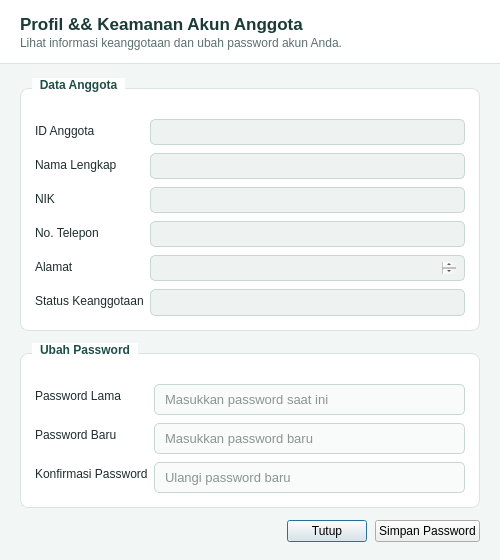
<?xml version="1.0" encoding="UTF-8"?>
<ui version="4.0">
 <class>DialogProfilAnggota</class>
 <widget class="QDialog" name="DialogProfilAnggota">
  <property name="geometry">
   <rect>
    <x>0</x>
    <y>0</y>
    <width>500</width>
    <height>560</height>
   </rect>
  </property>
  <property name="minimumSize">
   <size>
    <width>450</width>
    <height>520</height>
   </size>
  </property>
  <property name="windowTitle">
   <string>Profil Anggota</string>
  </property>
  <property name="styleSheet">
   <string notr="true">QDialog {
    background-color: #F2F6F5;
    font-family: "Segoe UI", "Helvetica Neue", Arial, sans-serif;
    color: #1E2D2B;
    font-size: 13px;
}

QFrame#frameDialogHeader {
    background-color: #FFFFFF;
    border-bottom: 1px solid #D9E4E1;
}

QLabel#lblDialogTitle {
    color: #1B3B36;
    font-size: 17px;
    font-weight: bold;
}

QLabel#lblDialogSubtitle {
    color: #5C706C;
    font-size: 12px;
}

QGroupBox {
    background-color: #FFFFFF;
    border: 1px solid #D9E4E1;
    border-radius: 8px;
    margin-top: 10px;
    padding-top: 14px;
    font-weight: bold;
    color: #1B3B36;
}

QGroupBox::title {
    subcontrol-origin: margin;
    left: 12px;
    padding: 0 6px;
    background-color: #FFFFFF;
    color: #1F4E46;
}

QLabel {
    color: #1E2D2B;
}

QLineEdit, QPlainTextEdit {
    background-color: #F9FBFA;
    border: 1px solid #C8D7D3;
    border-radius: 5px;
    padding: 6px 8px;
    color: #1E2D2B;
    font-size: 13px;
}

QLineEdit:focus, QPlainTextEdit:focus {
    border: 1px solid #2A7B6F;
    background-color: #FFFFFF;
}

QLineEdit:read-only, QPlainTextEdit:read-only {
    background-color: #EEF3F1;
    color: #5C706C;
}

QPushButton[btnType="primary"] {
    background-color: #266D61;
    color: #FFFFFF;
    border: none;
    border-radius: 5px;
    padding: 7px 14px;
    font-weight: bold;
}

QPushButton[btnType="primary"]:hover {
    background-color: #1F5B51;
}

QPushButton[btnType="neutral"] {
    background-color: #EDF3F1;
    color: #2B423E;
    border: 1px solid #C8D7D3;
    border-radius: 5px;
    padding: 7px 14px;
}

QPushButton[btnType="neutral"]:hover {
    background-color: #DFEAE6;
}</string>
  </property>
  <layout class="QVBoxLayout" name="layoutProfilRoot">
   <property name="spacing">
    <number>0</number>
   </property>
   <property name="leftMargin">
    <number>0</number>
   </property>
   <property name="topMargin">
    <number>0</number>
   </property>
   <property name="rightMargin">
    <number>0</number>
   </property>
   <property name="bottomMargin">
    <number>0</number>
   </property>
   <item>
    <widget class="QFrame" name="frameDialogHeader">
     <property name="frameShape">
      <enum>QFrame::NoFrame</enum>
     </property>
     <layout class="QVBoxLayout" name="layoutDialogHeader">
      <property name="spacing">
       <number>2</number>
      </property>
      <property name="leftMargin">
       <number>20</number>
      </property>
      <property name="topMargin">
       <number>14</number>
      </property>
      <property name="rightMargin">
       <number>20</number>
      </property>
      <property name="bottomMargin">
       <number>14</number>
      </property>
      <item>
       <widget class="QLabel" name="lblDialogTitle">
        <property name="text">
         <string>Profil &amp;&amp; Keamanan Akun Anggota</string>
        </property>
       </widget>
      </item>
      <item>
       <widget class="QLabel" name="lblDialogSubtitle">
        <property name="text">
         <string>Lihat informasi keanggotaan dan ubah password akun Anda.</string>
        </property>
       </widget>
      </item>
     </layout>
    </widget>
   </item>
   <item>
    <layout class="QVBoxLayout" name="layoutProfilBody">
     <property name="spacing">
      <number>12</number>
     </property>
     <property name="leftMargin">
      <number>20</number>
     </property>
     <property name="topMargin">
      <number>14</number>
     </property>
     <property name="rightMargin">
      <number>20</number>
     </property>
     <property name="bottomMargin">
      <number>18</number>
     </property>
     <item>
      <widget class="QGroupBox" name="grpDataAnggotaProfil">
       <property name="title">
        <string>Data Anggota</string>
       </property>
       <layout class="QFormLayout" name="formProfilData">
        <property name="verticalSpacing">
         <number>8</number>
        </property>
        <property name="leftMargin">
         <number>14</number>
        </property>
        <property name="topMargin">
         <number>16</number>
        </property>
        <property name="rightMargin">
         <number>14</number>
        </property>
        <property name="bottomMargin">
         <number>14</number>
        </property>
        <item row="0" column="0">
         <widget class="QLabel" name="lblProfilId">
          <property name="text">
           <string>ID Anggota</string>
          </property>
         </widget>
        </item>
        <item row="0" column="1">
         <widget class="QLineEdit" name="txtProfilId">
          <property name="readOnly">
           <bool>true</bool>
          </property>
         </widget>
        </item>
        <item row="1" column="0">
         <widget class="QLabel" name="lblProfilNama">
          <property name="text">
           <string>Nama Lengkap</string>
          </property>
         </widget>
        </item>
        <item row="1" column="1">
         <widget class="QLineEdit" name="txtProfilNama">
          <property name="readOnly">
           <bool>true</bool>
          </property>
         </widget>
        </item>
        <item row="2" column="0">
         <widget class="QLabel" name="lblProfilNik">
          <property name="text">
           <string>NIK</string>
          </property>
         </widget>
        </item>
        <item row="2" column="1">
         <widget class="QLineEdit" name="txtProfilNik">
          <property name="readOnly">
           <bool>true</bool>
          </property>
         </widget>
        </item>
        <item row="3" column="0">
         <widget class="QLabel" name="lblProfilTelp">
          <property name="text">
           <string>No. Telepon</string>
          </property>
         </widget>
        </item>
        <item row="3" column="1">
         <widget class="QLineEdit" name="txtProfilTelp">
          <property name="readOnly">
           <bool>true</bool>
          </property>
         </widget>
        </item>
        <item row="4" column="0">
         <widget class="QLabel" name="lblProfilAlamat">
          <property name="text">
           <string>Alamat</string>
          </property>
         </widget>
        </item>
        <item row="4" column="1">
         <widget class="QPlainTextEdit" name="txtProfilAlamat">
          <property name="maximumSize">
           <size>
            <width>16777215</width>
            <height>56</height>
           </size>
          </property>
          <property name="readOnly">
           <bool>true</bool>
          </property>
         </widget>
        </item>
        <item row="5" column="0">
         <widget class="QLabel" name="lblProfilStatus">
          <property name="text">
           <string>Status Keanggotaan</string>
          </property>
         </widget>
        </item>
        <item row="5" column="1">
         <widget class="QLineEdit" name="txtProfilStatus">
          <property name="readOnly">
           <bool>true</bool>
          </property>
         </widget>
        </item>
       </layout>
      </widget>
     </item>
     <item>
      <widget class="QGroupBox" name="grpUbahPassword">
       <property name="title">
        <string>Ubah Password</string>
       </property>
       <layout class="QFormLayout" name="formUbahPassword">
        <property name="verticalSpacing">
         <number>8</number>
        </property>
        <property name="leftMargin">
         <number>14</number>
        </property>
        <property name="topMargin">
         <number>16</number>
        </property>
        <property name="rightMargin">
         <number>14</number>
        </property>
        <property name="bottomMargin">
         <number>14</number>
        </property>
        <item row="0" column="0">
         <widget class="QLabel" name="lblPassLama">
          <property name="text">
           <string>Password Lama</string>
          </property>
         </widget>
        </item>
        <item row="0" column="1">
         <widget class="QLineEdit" name="txtPassLama">
          <property name="echoMode">
           <enum>QLineEdit::Password</enum>
          </property>
          <property name="placeholderText">
           <string>Masukkan password saat ini</string>
          </property>
         </widget>
        </item>
        <item row="1" column="0">
         <widget class="QLabel" name="lblPassBaru">
          <property name="text">
           <string>Password Baru</string>
          </property>
         </widget>
        </item>
        <item row="1" column="1">
         <widget class="QLineEdit" name="txtPassBaru">
          <property name="echoMode">
           <enum>QLineEdit::Password</enum>
          </property>
          <property name="placeholderText">
           <string>Masukkan password baru</string>
          </property>
         </widget>
        </item>
        <item row="2" column="0">
         <widget class="QLabel" name="lblPassKonfirmasi">
          <property name="text">
           <string>Konfirmasi Password</string>
          </property>
         </widget>
        </item>
        <item row="2" column="1">
         <widget class="QLineEdit" name="txtPassKonfirmasi">
          <property name="echoMode">
           <enum>QLineEdit::Password</enum>
          </property>
          <property name="placeholderText">
           <string>Ulangi password baru</string>
          </property>
         </widget>
        </item>
       </layout>
      </widget>
     </item>
     <item>
      <layout class="QHBoxLayout" name="layoutProfilButtons">
       <property name="spacing">
        <number>8</number>
       </property>
       <item>
        <spacer name="spacerProfilButtons">
         <property name="orientation">
          <enum>Qt::Horizontal</enum>
         </property>
         <property name="sizeHint" stdset="0">
          <size>
           <width>40</width>
           <height>20</height>
          </size>
         </property>
        </spacer>
       </item>
       <item>
        <widget class="QPushButton" name="btnTutupProfil">
         <property name="text">
          <string>Tutup</string>
         </property>
         <property name="btnType" stdset="0">
          <string>neutral</string>
         </property>
        </widget>
       </item>
       <item>
        <widget class="QPushButton" name="btnSimpanPassword">
         <property name="text">
          <string>Simpan Password</string>
         </property>
         <property name="btnType" stdset="0">
          <string>primary</string>
         </property>
        </widget>
       </item>
      </layout>
     </item>
    </layout>
   </item>
  </layout>
 </widget>
 <resources/>
 <connections/>
</ui>
